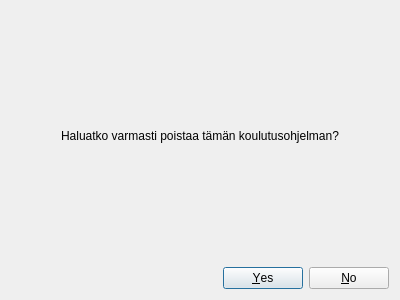
<?xml version="1.0" encoding="UTF-8"?>
<ui version="4.0">
 <class>ConfirmRemoveDialog</class>
 <widget class="QDialog" name="ConfirmRemoveDialog">
  <property name="geometry">
   <rect>
    <x>0</x>
    <y>0</y>
    <width>400</width>
    <height>300</height>
   </rect>
  </property>
  <property name="windowTitle">
   <string>Dialog</string>
  </property>
  <layout class="QVBoxLayout" name="verticalLayout">
   <item>
    <widget class="QLabel" name="label">
     <property name="text">
      <string>Haluatko varmasti poistaa tämän koulutusohjelman?</string>
     </property>
     <property name="alignment">
      <set>Qt::AlignmentFlag::AlignCenter</set>
     </property>
     <property name="wordWrap">
      <bool>true</bool>
     </property>
    </widget>
   </item>
   <item>
    <widget class="QDialogButtonBox" name="buttonBox">
     <property name="standardButtons">
      <set>QDialogButtonBox::StandardButton::No|QDialogButtonBox::StandardButton::Yes</set>
     </property>
    </widget>
   </item>
  </layout>
 </widget>
 <resources/>
 <connections/>
</ui>
